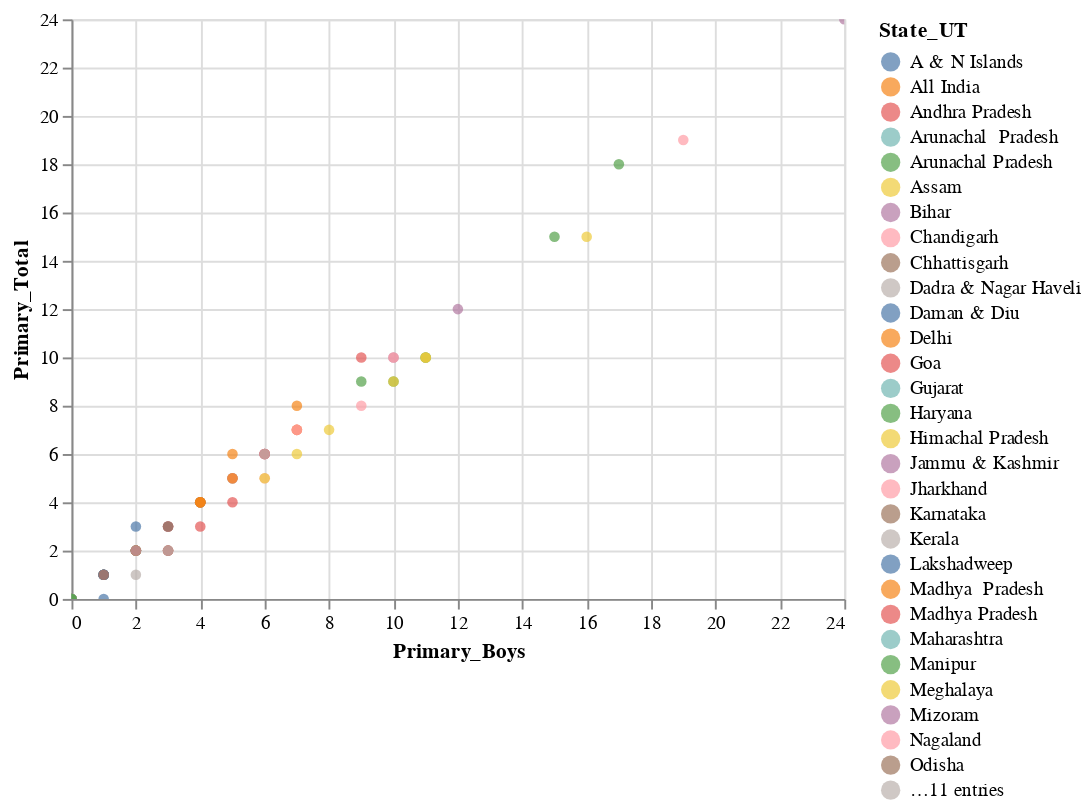

The notebook cell this image was saved under:
### Code cell
alt.Chart(df).mark_circle().encode(
x='Primary_Boys:Q',
y='Primary_Total:Q',
color='State_UT:N',
).interactive()
#there is a positive correlation between the two
